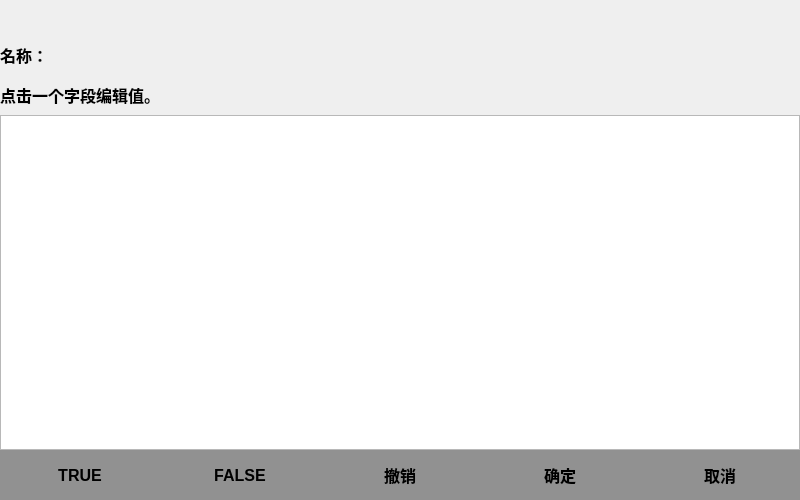
<?xml version="1.0" encoding="UTF-8"?>
<ui version="4.0">
 <class>ProgramData_Alter</class>
 <widget class="QWidget" name="ProgramData_Alter">
  <property name="geometry">
   <rect>
    <x>0</x>
    <y>0</y>
    <width>800</width>
    <height>500</height>
   </rect>
  </property>
  <property name="windowTitle">
   <string>Form</string>
  </property>
  <widget class="QLabel" name="RightLabel">
   <property name="geometry">
    <rect>
     <x>240</x>
     <y>40</y>
     <width>200</width>
     <height>30</height>
    </rect>
   </property>
   <property name="font">
    <font>
     <pointsize>12</pointsize>
     <weight>75</weight>
     <bold>true</bold>
    </font>
   </property>
   <property name="text">
    <string/>
   </property>
  </widget>
  <widget class="QLabel" name="label_Pos">
   <property name="geometry">
    <rect>
     <x>0</x>
     <y>5</y>
     <width>800</width>
     <height>20</height>
    </rect>
   </property>
   <property name="font">
    <font>
     <pointsize>10</pointsize>
     <weight>75</weight>
     <bold>true</bold>
    </font>
   </property>
   <property name="text">
    <string/>
   </property>
  </widget>
  <widget class="QLabel" name="LeftLabel">
   <property name="geometry">
    <rect>
     <x>0</x>
     <y>40</y>
     <width>200</width>
     <height>30</height>
    </rect>
   </property>
   <property name="font">
    <font>
     <pointsize>12</pointsize>
     <weight>75</weight>
     <bold>true</bold>
    </font>
   </property>
   <property name="text">
    <string>名称：</string>
   </property>
  </widget>
  <widget class="QLabel" name="ScopeLabel">
   <property name="geometry">
    <rect>
     <x>0</x>
     <y>80</y>
     <width>800</width>
     <height>30</height>
    </rect>
   </property>
   <property name="font">
    <font>
     <pointsize>12</pointsize>
     <weight>75</weight>
     <bold>true</bold>
    </font>
   </property>
   <property name="text">
    <string>点击一个字段编辑值。</string>
   </property>
  </widget>
  <widget class="QWidget" name="widget" native="true">
   <property name="geometry">
    <rect>
     <x>0</x>
     <y>450</y>
     <width>800</width>
     <height>50</height>
    </rect>
   </property>
   <property name="styleSheet">
    <string notr="true">background-color: rgb(145, 145, 145);</string>
   </property>
   <widget class="QPushButton" name="btn_cancel">
    <property name="geometry">
     <rect>
      <x>640</x>
      <y>0</y>
      <width>160</width>
      <height>50</height>
     </rect>
    </property>
    <property name="font">
     <font>
      <pointsize>12</pointsize>
      <weight>75</weight>
      <bold>true</bold>
     </font>
    </property>
    <property name="text">
     <string>取消</string>
    </property>
    <property name="flat">
     <bool>true</bool>
    </property>
   </widget>
   <widget class="QPushButton" name="btn_ok">
    <property name="geometry">
     <rect>
      <x>480</x>
      <y>0</y>
      <width>160</width>
      <height>50</height>
     </rect>
    </property>
    <property name="font">
     <font>
      <pointsize>12</pointsize>
      <weight>75</weight>
      <bold>true</bold>
     </font>
    </property>
    <property name="text">
     <string>确定</string>
    </property>
    <property name="flat">
     <bool>true</bool>
    </property>
   </widget>
   <widget class="QPushButton" name="btn_true">
    <property name="geometry">
     <rect>
      <x>0</x>
      <y>0</y>
      <width>160</width>
      <height>50</height>
     </rect>
    </property>
    <property name="font">
     <font>
      <pointsize>12</pointsize>
      <weight>75</weight>
      <bold>true</bold>
     </font>
    </property>
    <property name="text">
     <string>TRUE</string>
    </property>
    <property name="flat">
     <bool>true</bool>
    </property>
   </widget>
   <widget class="QPushButton" name="btn_false">
    <property name="geometry">
     <rect>
      <x>160</x>
      <y>0</y>
      <width>160</width>
      <height>50</height>
     </rect>
    </property>
    <property name="font">
     <font>
      <pointsize>12</pointsize>
      <weight>75</weight>
      <bold>true</bold>
     </font>
    </property>
    <property name="text">
     <string>FALSE</string>
    </property>
    <property name="flat">
     <bool>true</bool>
    </property>
   </widget>
   <widget class="QPushButton" name="btn_undo">
    <property name="geometry">
     <rect>
      <x>320</x>
      <y>0</y>
      <width>160</width>
      <height>50</height>
     </rect>
    </property>
    <property name="font">
     <font>
      <pointsize>12</pointsize>
      <weight>75</weight>
      <bold>true</bold>
     </font>
    </property>
    <property name="text">
     <string>撤销</string>
    </property>
    <property name="flat">
     <bool>true</bool>
    </property>
   </widget>
  </widget>
  <widget class="QTableWidget" name="tableWidget">
   <property name="geometry">
    <rect>
     <x>0</x>
     <y>115</y>
     <width>800</width>
     <height>335</height>
    </rect>
   </property>
   <property name="font">
    <font>
     <pointsize>12</pointsize>
     <weight>75</weight>
     <bold>true</bold>
    </font>
   </property>
  </widget>
 </widget>
 <resources/>
 <connections/>
</ui>
